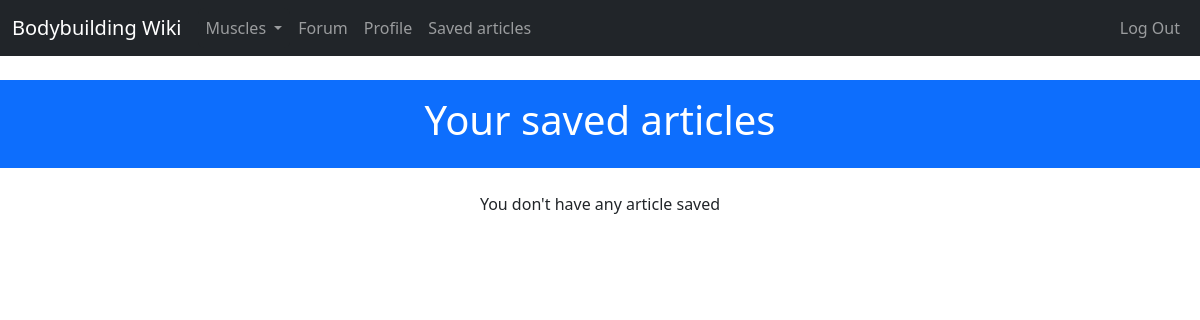
Page /search/my_saved_papers/ (signed in) on the earlier database version.
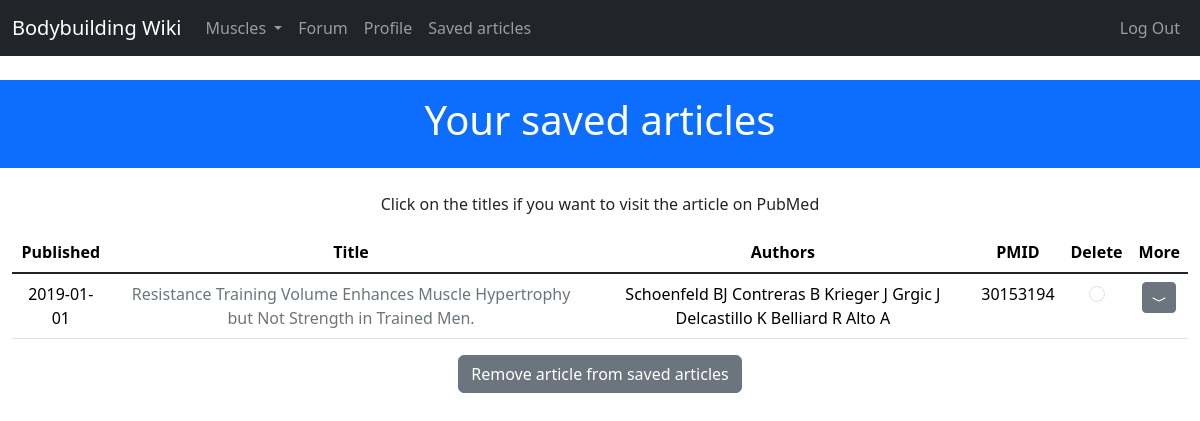
Same page on the later database version.
### project/search/models.py (models this page shows)
class PaperSaved(db.Model):
    __tablename__ = 'PapersSaved'
    id = db.Column(db.Integer, primary_key=True)
    user_id = db.Column(db.Integer, db.ForeignKey('users.id'))
    date = db.Column(db.DateTime())
    title = db.Column(db.String(300))
    authors = db.Column(db.String(300))
    pmid = db.Column(db.Integer)
    abstract = db.Column(db.Text())
    results = db.Column(db.Text())
    conclusions = db.Column(db.Text())

### project/search/views.py (the view, shortened to what this page needs)
@search.route('/my_saved_papers/', methods=['GET', 'POST'])
@login_required
def my_papers():
    saved_articles = PaperSaved.query.filter_by(user_id=current_user.id).all()
    return render_template('search/my_papers.html', saved_articles=saved_articles)

### project/main/__init__.py (called while the page is built)
@main.app_context_processor
def inject_user():
    return dict(user=current_user or None)

@main.app_context_processor
def inject_permissions():
    return dict(Permission=Permission)

@main.app_context_processor
def inject_muscles():
    return dict(muscles=Muscle.query.all())

### project/models.py (called while the page is built)
@login_manager.user_loader
def load_user(user_id):
    return User.query.get(int(user_id))

### project/templates/search/my_papers.html (shortened to what this page needs)
{% extends 'base.html' %}
{% block header %}Your saved articles{% endblock header %}
{% block content %}
{% if saved_articles %}
<p class="text-center">Click on the titles if you want to visit the article on PubMed</p>
<form method="post">
<table class="table table-hover">
    <thead class="text-center">
        <th scope="col">Published</th>
        <th scope="col">Title</th>
        <th scope="col">Authors</th>
        <th scope="col">PMID</th>
        <th scope="col">Delete</td>
        <th scope="col">More</td>
    </thead>
    <tbody class="table-group-divider">
    {% for paper in saved_articles %}
        <tr class="text-center" scope="row">
            <td>{{paper.date.strftime('%Y-%m-%d')}}</td>
            <td><a href="{{ paper.url }}" class="link-secondary link-offset-2 link-underline-opacity-0 link-underline-opacity-100-hover"
                target="_blank">{{paper.title}}</a>
            <td>{{paper.authors}}</td>
            <td>{{paper.pmid}}</td>
            <td>
                <input type="radio" name="pmid" value="{{paper.pmid}}" class="form-check-input">
            </td>
            <td>
                {% if paper.abstract or paper.conclusion or paper.results %}
                <a class="btn btn-sm btn-secondary" data-bs-toggle="collapse" href="#{{paper.id}}" role="button" aria-expanded="false" aria-controls="{{paper.id}}">
                    <svg xmlns="http://www.w3.org/2000/svg" width="16" height="16" fill="currentColor" class="bi bi-chevron-compact-down" viewBox="0 0 16 16">
                        <path fill-rule="evenodd" d="M1.553 6.776a.5.5 0 0 1 .67-.223L8 9.44l5.776-2.888a.5.5 0 1 1 .448.894l-6 3a.5.5 0 0 1-.448 0l-6-3a.5.5 0 0 1-.223-.67z"/>
                    </svg>
                </a>
                {% endif %}
            </td>
        </tr>
    {% endfor %}
    </tbody>
</table>
<div class="text-center">
    <button type="submit" class="btn btn-secondary text-center">Remove article from saved articles</button>
</div>
</form>
{% else %}
<p class="text-center">You don't have any article saved</p>
{% endif %}
{% endblock content %}

### project/templates/base.html (shortened to what this page needs)
<!DOCTYPE html>
<html lang="en">
  <head>
    <link href="https://cdn.jsdelivr.net/npm/bootstrap@5.3.2/dist/css/bootstrap.min.css" rel="stylesheet">
    <link href="{{ url_for('static', filename='css/arnold.css' )}}" rel="stylesheet">
  </head>
  <body>
    {% block navbar %}
      <nav class="navbar navbar-expand-lg navbar-dark bg-dark">
        <div class="container-fluid">
                <a class="navbar-brand" href="{{url_for('main.index')}}">Bodybuilding Wiki</a>
            <div class="collapse navbar-collapse" id="navbarCollapse">
                <ul class="navbar-nav me-auto mb-2 mb-md-0">
                    <li class="nav-item">
                        <div class="dropdown">
                            <a class=" nav-link btn btn-dark dropdown-toggle bg-dark" href="#" role="button" data-bs-toggle="dropdown" aria-expanded="false">
                              Muscles
                            </a>
                          </div>
                    </li>
                    <li class="nav-item">
                        <a class="nav-link" href="{{ url_for('forum.index') }}">Forum</a>
                    </li>
                    {% if user.is_authenticated %}
                    <li class="nav-item">
                        <a class="nav-link" href="{{ url_for('main.user_detail', username=current_user.username) }}">
                        Profile
                        </a>
                    </li>
                    <li class="nav-item">
                        <a class="nav-link" href="{{ url_for('search.my_papers') }}">Saved articles</a>
                    </li>
                    {% endif %}
                </ul>
                <ul class="navbar-nav  justify-content-end">
                    <li class="nav-item justify-content-end">
                        <a class="nav-link " href="{{url_for('auth.logout')}}">Log Out</a>
                    </li>
                </ul>
            </div>
        </div>
    </nav>
  {% endblock navbar %}
  <div class="container-fluid bg-primary mt-4 text-white py-3 text-center">
      <h1 class="display-6">{% block header %}Bodybuilding Wiki{% endblock header %}</h1>
  </div>
  <div class="container-fluid mt-4">
        {% block content %}
        {% endblock content %}
  </div>
  </body>
</html>

Differences in the rows shown:
added PaperSaved: date "2019-01-01", title "Resistance Training Volume Enhances Muscle Hypertrophy but Not Strength in Trained Men.", authors "Schoenfeld BJ Contreras B Krieger J Grgic J Delcastillo K Belliard R Alto A", pmid "30153194"
Other differences:
text no longer shown: "You don't have any article saved"
text now shown: "Click on the titles if you want to visit the article on PubMed Published Title Authors PMID Delete More Remove article from saved articles"
